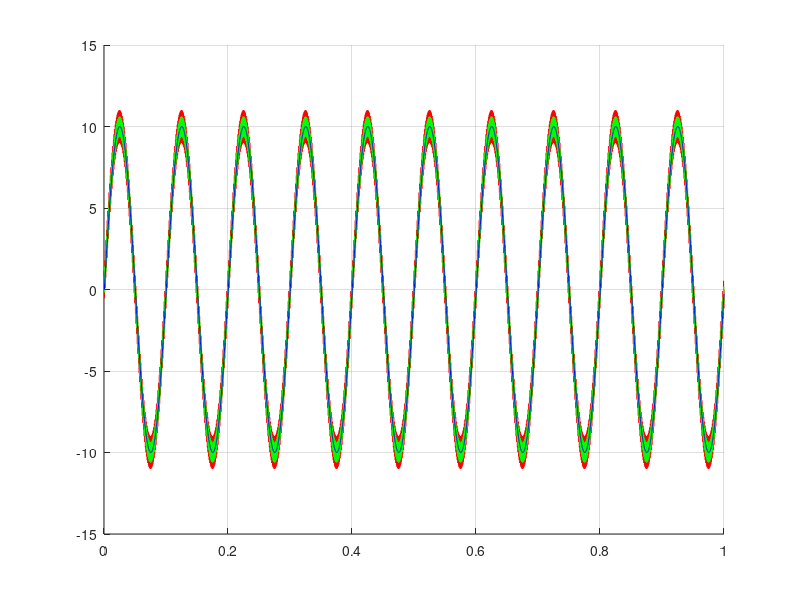

MATLAB code for this plot: (Note: this script raises an error after producing the figure.)
clear all
clc
close all
%% Инициализация
fs = 8000; % Частота дискретизации
dt = 1/fs; % Интервал дискретизации
fmain = 10; % Частота полезного синуса
ferr = 1000; % Частота мешающего синуса
Amain = 10; % Амплитуда полезного синуса
Aerr = 1; % Амплитуда мешающего синуса
n = (0:8000)'; % Шкала времени (номера отсчетов)
t = n*dt; % Шкала времени (в секундах)
ns = length(n); % Количество отсчетов сигнала

%% Формирование сигналов
sig_main = Amain*sin(2*pi*fmain*n/fs); % Полезный синус
sig_err = Aerr *sin(2*pi*ferr *n/fs); % Мешающий синус
sig_full = sig_main + sig_err; % Суммарный сигнал

%% Бегущее среднее
Nwindow = 4; % Ширина окна
sig_res1 = zeros(ns,1);
for k=Nwindow:ns
 sig_res1(k) = sum(sig_full(k-Nwindow+1:k))/Nwindow;
end
Nwindow = 8; % Ширина окна
sig_res2 = zeros(ns,1);
for k=Nwindow:ns
 sig_res2(k) = sum(sig_full(k-Nwindow+1:k))/Nwindow;
end

%% Отображение сигналов
hold all
grid on
plot(t,sig_full,'r')
plot(t,sig_res1,'g')
plot(t,sig_res2,'b')

%Запись отсчетов исходного сигнала в текстовый файл.

%% Запись отсчетов в файл
wr_sig_full = round(sig_full*2048); % Масштабирование исходного
%сигнала для записи в текстовый файл
%dlmwrite('/Users/alex33505/vivado-on-silicon-mac-main/lab113/data2fpga.dat',wr_sig_full);
writematrix(wr_sig_full,'/Users/alex33505/vivado-on-silicon-mac-main/lab113/data2fpga.dat');
%Чтение результатов моделирования из файла.

%% Чтение результатов моделирования алгоритма в FPGA из файла
fpga_result = readmatrix('/Users/alex33505/vivado-on-silicon-mac-main/lab113/data_from_fpga.dat');
fpga_result = fpga_result/2048; % Обратное масштабирование
%результатов из FPGA для корректного сравнения c результатами Matlab
%Сравнение результатов обработки сигнала в плавающей точке в Matlab и в фиксированной точке в FPGA.

%% Сравнение результатов Matlab с результатами из FPGA
err = fpga_result(Nwindow:ns) - sig_res2(Nwindow:ns); % Сигнал ошибки
max(abs(err)) % Максимальная ошибка
mean(abs(err)) % Среднее модуля ошибки
figure(2) % Эталонный результат в плавающей точке и результат из FPGA в фиксированной точке
hold all
grid on
plot(fpga_result(Nwindow:ns),'-d')
plot(sig_res2(Nwindow:ns),'--c')

